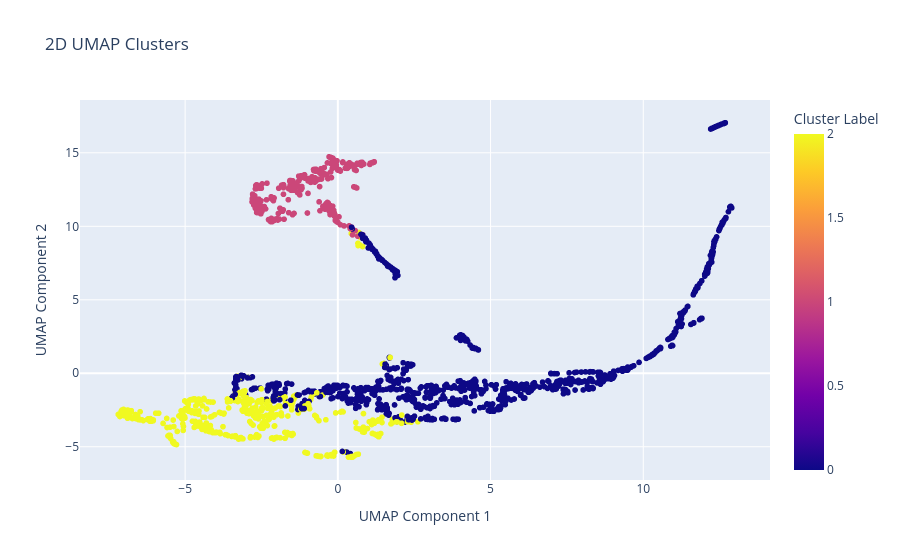

Notebook source saved alongside this figure:
### Code cell
plot_umap_clusters_interactive(data[data.columns[:28]], data['Majority Voting Label'], 2)

### Figure 1 — Plotly figure (JSON) as saved in the notebook; plotly's stock layout.template omitted (floating-point values rounded to 4 significant figures; data arrays with more than 128 entries replaced by an {"elided": "..."} marker saying what was removed)
{"data": [{"hovertemplate": "x=%{x}<br>y=%{y}<br>Cluster Label=%{marker.color}<extra></extra>", "legendgroup": "", "marker": {"color": {"elided": "2118 int values"}, "coloraxis": "coloraxis", "symbol": "circle"}, "mode": "markers", "name": "", "showlegend": false, "type": "scattergl", "x": {"elided": "2118 float values"}, "xaxis": "x", "y": {"elided": "2118 float values"}, "yaxis": "y"}], "layout": {"coloraxis": {"colorbar": {"title": {"text": "Cluster Label"}}, "colorscale": [[0, "#0d0887"], [0.1111, "#46039f"], [0.2222, "#7201a8"], [0.3333, "#9c179e"], [0.4444, "#bd3786"], [0.5556, "#d8576b"], [0.6667, "#ed7953"], [0.7778, "#fb9f3a"], [0.8889, "#fdca26"], [1, "#f0f921"]]}, "legend": {"tracegroupgap": 0}, "title": {"text": "2D UMAP Clusters"}, "xaxis": {"anchor": "y", "domain": [0, 1], "title": {"text": "UMAP Component 1"}}, "yaxis": {"anchor": "x", "domain": [0, 1], "title": {"text": "UMAP Component 2"}}}}
